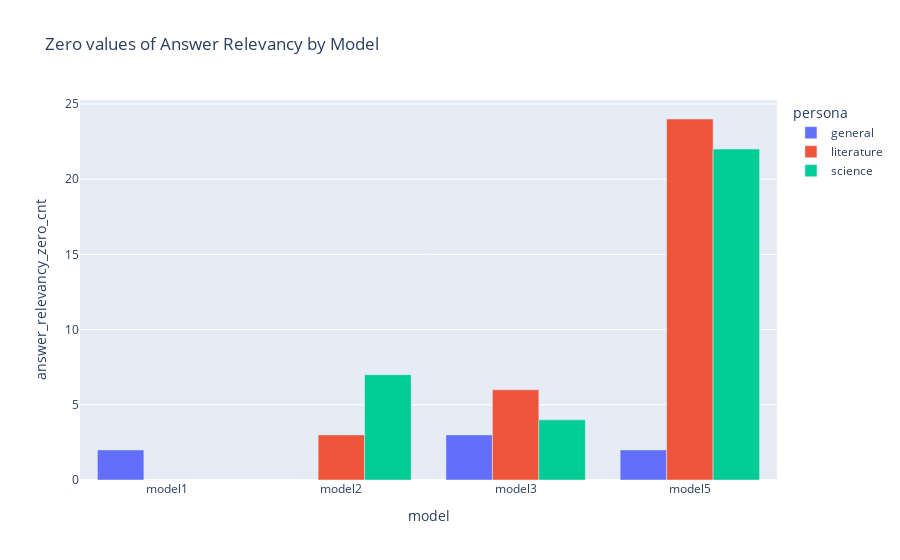

The cell this chart's notebook holds for it:
### Code cell
fig = px.bar(
    summary_df,
    x = "model",
    y = "answer_relevancy_zero_cnt",
    color = "persona",
    barmode = "group",
    title = "Zero values of Answer Relevancy by Model",
    category_orders = {"model": ["model1", "model2", "model3"]},
)

fig.show()

### Figure 1 — Plotly figure (JSON) as saved in the notebook; plotly's stock layout.template omitted (floating-point values rounded to 4 significant figures)
{"data": [{"alignmentgroup": "True", "hovertemplate": "persona=general<br>model=%{x}<br>answer_relevancy_zero_cnt=%{y}<extra></extra>", "legendgroup": "general", "marker": {"color": "#636efa", "pattern": {"shape": ""}}, "name": "general", "offsetgroup": "general", "orientation": "v", "showlegend": true, "textposition": "auto", "type": "bar", "x": ["model1", "model3", "model5"], "xaxis": "x", "y": [2, 3, 2], "yaxis": "y"}, {"alignmentgroup": "True", "hovertemplate": "persona=literature<br>model=%{x}<br>answer_relevancy_zero_cnt=%{y}<extra></extra>", "legendgroup": "literature", "marker": {"color": "#EF553B", "pattern": {"shape": ""}}, "name": "literature", "offsetgroup": "literature", "orientation": "v", "showlegend": true, "textposition": "auto", "type": "bar", "x": ["model2", "model3", "model5"], "xaxis": "x", "y": [3, 6, 24], "yaxis": "y"}, {"alignmentgroup": "True", "hovertemplate": "persona=science<br>model=%{x}<br>answer_relevancy_zero_cnt=%{y}<extra></extra>", "legendgroup": "science", "marker": {"color": "#00cc96", "pattern": {"shape": ""}}, "name": "science", "offsetgroup": "science", "orientation": "v", "showlegend": true, "textposition": "auto", "type": "bar", "x": ["model2", "model3", "model5"], "xaxis": "x", "y": [7, 4, 22], "yaxis": "y"}], "layout": {"barmode": "group", "legend": {"title": {"text": "persona"}, "tracegroupgap": 0}, "title": {"text": "Zero values of Answer Relevancy by Model"}, "xaxis": {"anchor": "y", "categoryarray": ["model1", "model2", "model3"], "categoryorder": "array", "domain": [0, 1], "title": {"text": "model"}}, "yaxis": {"anchor": "x", "domain": [0, 1], "title": {"text": "answer_relevancy_zero_cnt"}}}}
